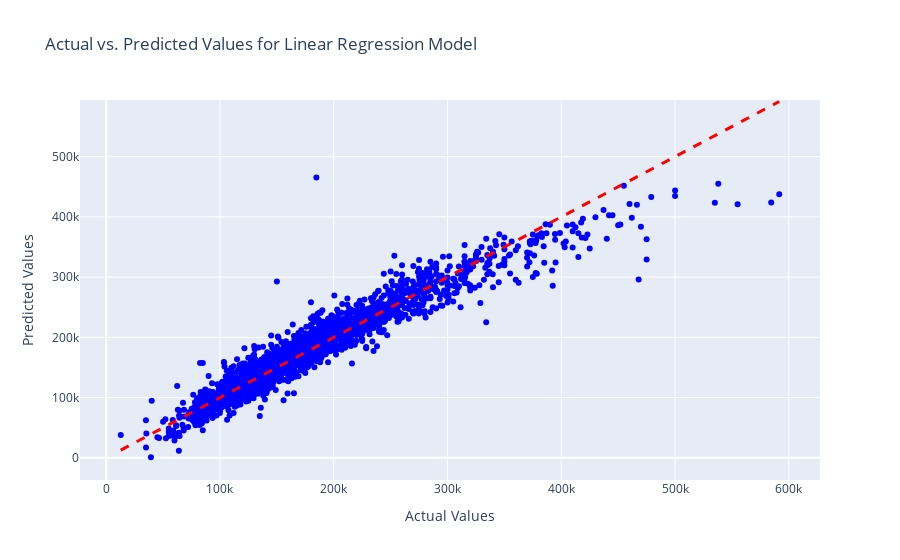
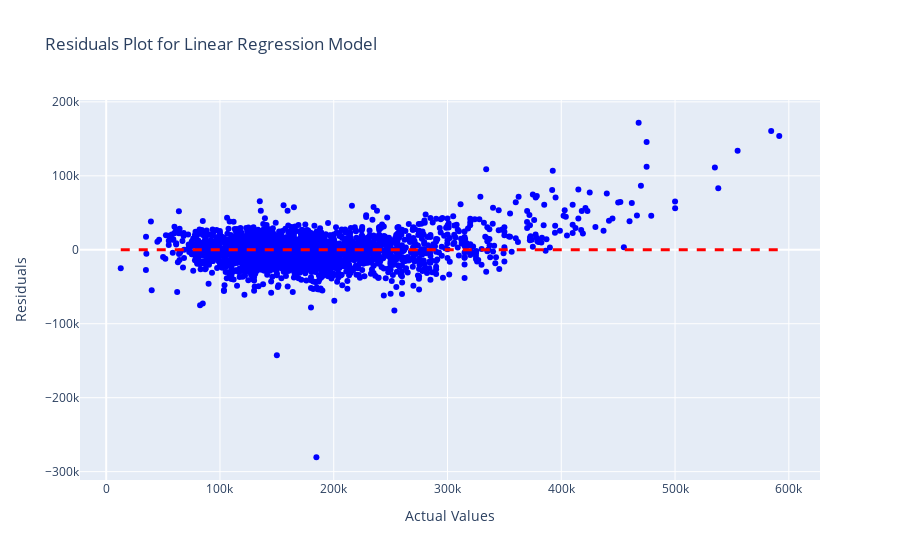

Notebook code cell kept with these figures, in order:
### Markdown cell above
Let's start with a simple linear regression on the basic numeric variables we got after making one feature and clearing some multicollinearity.

### Code cell
#the features will be X (independent variables)
X = ft_train.drop('SalePrice', axis=1)
X_array = X.values
#the target (dependent variable) will be y
y = ft_train['SalePrice']
y_array = y.values


# Perform linear regression using scikit-learn
model = LinearRegression()
model.fit(X, y)

X_with_intercept = sm.add_constant(X)  # Add intercept term
model_sm = sm.OLS(y,X_with_intercept).fit()

# Make predictions using the trained model
predictions = model.predict(X)


# Rsquared value
print("R Squared on the test set:", r2_score(y, predictions))


# Mean Squared Error (MSE) on the test set
mse = mean_squared_error(y, predictions)
print("Mean Squared Error (MSE) on the test set:", mse)

# Root Mean Squared Error (RMSE) on the test set
rmse = mean_squared_error(y, predictions, squared=False)
print("Root Mean Squared Error (RMSE) on the test set:", rmse)



# Create a scatter plot with Plotly
fig = go.Figure()

# Add a scatter plot for actual vs. predicted values
fig.add_trace(go.Scatter(x=y, y=predictions, mode='markers', marker=dict(color='blue'), 
                         name='Actual vs. Predicted'))
# Add a diagonal line for perfect predictions
fig.add_shape(type="line", x0=min(y), x1=max(y), y0=min(y), y1=max(y),
              line=dict(color="red", width=3, dash='dash'),
              name="Perfect Predictions")

# Update layout and axis labels
fig.update_layout(title="Actual vs. Predicted Values for Linear Regression Model",
                  xaxis_title="Actual Values",
                  yaxis_title="Predicted Values")

# Show the plot
fig.show()


# Plotting residuals
residuals = y - predictions
fig2 = go.Figure()

# Add a scatter plot for actual values and residuals
fig2.add_trace(go.Scatter(x=y, y=residuals, mode='markers', marker=dict(color='blue'), 
                         name='Residuals'))

# Add a horizontal line at y=0 for reference
fig2.add_shape(type="line", x0=min(y), x1=max(y), y0=0, y1=0,
              line=dict(color="red", width=3, dash='dash'),
              name="Zero Residuals Line")


fig2.update_layout(title="Residuals Plot for Linear Regression Model",
                  xaxis_title="Actual Values",
                  yaxis_title="Residuals")

fig2.show()


# Using statsmodels to check p-values
print(model_sm.summary())
print('\n')

# Mean Squared Error (MSE)
mse = mean_squared_error(y, predictions)
print("Mean Squared Error (MSE):", mse)

# Root Mean Squared Error (RMSE)
rmse = mean_squared_error(y, predictions, squared=False)
print("Root Mean Squared Error (RMSE):", rmse)

print('\n')

print("F-statistic:", model_sm.fvalue)
print("F-statistic p-value:", model_sm.f_pvalue)

### Figure 1 — Plotly figure (JSON) as saved in the notebook; plotly's stock layout.template omitted (floating-point values rounded to 4 significant figures; data arrays with more than 128 entries replaced by an {"elided": "..."} marker saying what was removed)
{"data": [{"marker": {"color": "blue"}, "mode": "markers", "name": "Actual vs. Predicted", "type": "scatter", "x": {"elided": "2571 int values"}, "y": {"elided": "2571 float values"}}], "layout": {"autosize": true, "shapes": [{"line": {"color": "red", "dash": "dash", "width": 3}, "name": "Perfect Predictions", "type": "line", "x0": 12789, "x1": 591587, "y0": 12789, "y1": 591587}], "title": {"text": "Actual vs. Predicted Values for Linear Regression Model"}, "xaxis": {"autorange": true, "range": [-21420.0, 625800.0], "title": {"text": "Actual Values"}, "type": "linear"}, "yaxis": {"autorange": true, "range": [-44450.0, 596900.0], "title": {"text": "Predicted Values"}, "type": "linear"}}}

### Figure 2 — Plotly figure (JSON) as saved in the notebook; plotly's stock layout.template omitted (floating-point values rounded to 4 significant figures; data arrays with more than 128 entries replaced by an {"elided": "..."} marker saying what was removed)
{"data": [{"marker": {"color": "blue"}, "mode": "markers", "name": "Residuals", "type": "scatter", "x": {"elided": "2571 int values"}, "y": {"elided": "2571 float values"}}], "layout": {"autosize": true, "shapes": [{"line": {"color": "red", "dash": "dash", "width": 3}, "name": "Zero Residuals Line", "type": "line", "x0": 12789, "x1": 591587, "y0": 0, "y1": 0}], "title": {"text": "Residuals Plot for Linear Regression Model"}, "xaxis": {"autorange": true, "range": [-21420.0, 625800.0], "title": {"text": "Actual Values"}, "type": "linear"}, "yaxis": {"autorange": true, "range": [-317800.0, 209100.0], "title": {"text": "Residuals"}, "type": "linear"}}}
